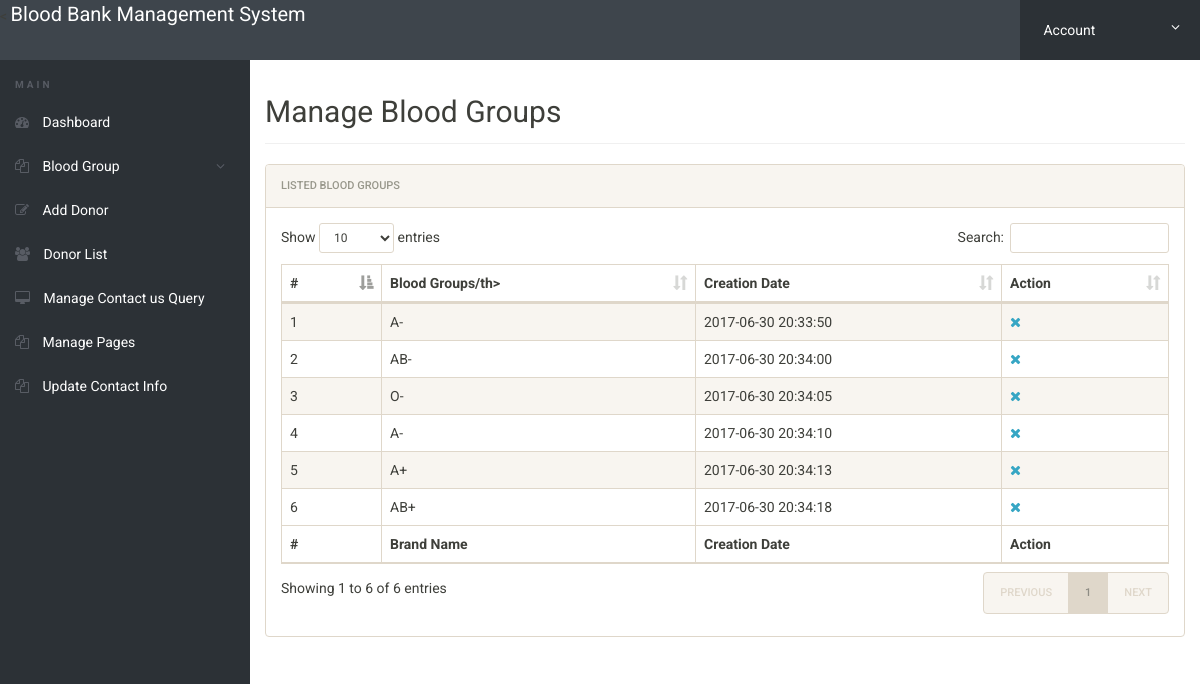
/admin/manage-bloodgroup.php (signed in), run on the app's committed database.
### tables this page shows
CREATE TABLE IF NOT EXISTS `bloodgroup` (
  `id` int(11) NOT NULL,
  `BloodGroup` varchar(20) DEFAULT NULL,
  `PostingDate` timestamp NOT NULL DEFAULT CURRENT_TIMESTAMP
);

### admin/manage-bloodgroup.php (the view, shortened to what this page needs)
<?php
include('includes/config.php');
if(strlen($_SESSION['alogin'])==0)
	{
header('location:index.php');
}
else{
 ?>
<!doctype html>
<html lang="en" class="no-js">
<head>
	<link rel="stylesheet" href="css/font-awesome.min.css">
	<link rel="stylesheet" href="css/bootstrap.min.css">
	<link rel="stylesheet" href="css/dataTables.bootstrap.min.css">
	<link rel="stylesheet" href="css/bootstrap-social.css">
	<link rel="stylesheet" href="css/bootstrap-select.css">
	<link rel="stylesheet" href="css/fileinput.min.css">
	<link rel="stylesheet" href="css/awesome-bootstrap-checkbox.css">
	<link rel="stylesheet" href="css/style.css">
</head>
<body>
	<?php include('includes/header.php');?>
	<div class="ts-main-content">
		<?php include('includes/leftbar.php');?>
		<div class="content-wrapper">
			<div class="container-fluid">
				<div class="row">
					<div class="col-md-12">
						<h2 class="page-title">Manage Blood Groups</h2>
						<div class="panel panel-default">
							<div class="panel-heading">Listed  Blood Groups</div>
							<div class="panel-body">
								<table id="zctb" class="display table table-striped table-bordered table-hover" cellspacing="0" width="100%">
									<thead>
										<tr>
										<th>#</th>
												<th>Blood Groups/th>
											<th>Creation Date</th>
											<th>Action</th>
										</tr>
									</thead>
									<tfoot>
										<tr>
										<th>#</th>
											<th>Brand Name</th>
											<th>Creation Date</th><th>Action</th>
										</tr>
									</tfoot>
									<tbody>
<?php $sql = "SELECT * from  bloodgroup ";
$query = $dbh -> prepare($sql);
$query->execute();
$results=$query->fetchAll(PDO::FETCH_OBJ);
$cnt=1;
if($query->rowCount() > 0)
{
foreach($results as $result)
{				?>
										<tr>
											<td><?php echo htmlentities($cnt);?></td>
											<td><?php echo htmlentities($result->BloodGroup);?></td>
											<td><?php echo htmlentities($result->PostingDate);?></td>
<td>
<a href="manage-bloodgroup.php?del=<?php echo $result->id;?>" onclick="return confirm('Do you want to delete');"><i class="fa fa-close"></i></a></td>
										</tr>
										<?php $cnt=$cnt+1; }} ?>
									</tbody>
								</table>
							</div>
						</div>
					</div>
				</div>
			</div>
		</div>
	</div>
</body>
</html>
<?php } ?>

### admin/includes/header.php (shortened to what this page needs)
<div class="brand clearfix">
<	<a href="dashboard.php" style="font-size: 20px; padding-top:5%; color:#fff"  >Blood Bank Management System </a>
		<ul class="ts-profile-nav">
			<li class="ts-account">
				<a href="#"><img src="img/admin-logo.jpg" class="admin-logo hidden-side" alt=""> Account <i class="fa fa-angle-down hidden-side"></i></a>
			</li>
		</ul>
	</div>

### admin/includes/leftbar.php (shortened to what this page needs)
	<nav class="ts-sidebar">
			<ul class="ts-sidebar-menu">
				<li class="ts-label">Main</li>
				<li><a href="dashboard.php"><i class="fa fa-dashboard"></i> Dashboard</a></li>
<li><a href="#"><i class="fa fa-files-o"></i> Blood Group</a>
</li>
				<li><a href="add-donor.php"><i class="fa fa-edit"></i> Add Donor</a></li>
				<li><a href="donor-list.php"><i class="fa fa-users"></i> Donor List</a></li>
				<li><a href="manage-contactusquery.php"><i class="fa fa-desktop""></i> Manage Contact us Query</a></li>
			<li><a href="manage-pages.php"><i class="fa fa-files-o"></i> Manage Pages</a></li>
			<li><a href="update-contactinfo.php"><i class="fa fa-files-o"></i> Update Contact Info</a></li>
			</ul>
		</nav>

### admin/css/style.css (style rules this page uses)
html { font-size: 14px; }
@media only screen and (min-width: 480px) { html { font-size: 17px; } }
@media only screen and (min-width: 768px) { html { font-size: 14px; } }
body { font-size: 1em; }
a { color: #37a6c4; }
.panel { overflow: hidden; }
ul, li { margin: 0; padding: 0; list-style: none; }
.page-title { padding-bottom: 15px; margin-bottom: 20px; border-bottom: 1px solid #f0f0f0; }
.brand { background: #3e454c; position: relative; z-index: 3; position: fixed; width: 100%; top: 0; }
.brand .ts-profile-nav { float: right; display: none; }
.brand .ts-profile-nav li { float: left; position: relative; }
.brand .ts-profile-nav li a { display: block; padding: 20px; color: #fff; }
.brand .ts-profile-nav .ts-account .fa-angle-down { float: right; }
.brand .ts-profile-nav .ts-account > a { width: 180px; background: #2c3136; }
@media only screen and (min-width: 992px) { .brand .ts-profile-nav { display: block; } }
.ts-sidebar { background: #2c3136; max-height: 0; transition: max-height 0.3s; overflow: hidden; position: fixed; z-index: 2; width: 100%; bottom: 0; top: 60px; overflow-y: auto; }
@media only screen and (min-width: 992px) { .ts-sidebar { max-height: 100%; bottom: 0; } }
.ts-sidebar-menu .ts-label { color: #585c64; font-weight: bold; padding: 8px 15px; text-transform: uppercase; font-size: 10px; letter-spacing: 3px; margin-top: 10px; }
.ts-sidebar-menu a { display: block; text-decoration: none; padding: 12px 15px; color: #fff; }
.ts-sidebar-menu li { position: relative; }
.ts-sidebar-menu li i { color: #585c64; margin-right: 10px; }
.ts-main-content .content-wrapper { padding-top: 15px; margin-top: 60px; }
@media only screen and (min-width: 992px) { .ts-main-content .ts-sidebar { width: 250px; float: left; } }
@media only screen and (min-width: 992px) { .ts-main-content .content-wrapper { margin-left: 250px; } }

### data on the page
bloodgroup: BloodGroup "A-", PostingDate "2017-06-30 20:33:50"
bloodgroup: BloodGroup "AB-", PostingDate "2017-06-30 20:34:00"
bloodgroup: BloodGroup "O-", PostingDate "2017-06-30 20:34:05"
bloodgroup: BloodGroup "A-", PostingDate "2017-06-30 20:34:10"
bloodgroup: BloodGroup "A+", PostingDate "2017-06-30 20:34:13"
bloodgroup: BloodGroup "AB+", PostingDate "2017-06-30 20:34:18"
